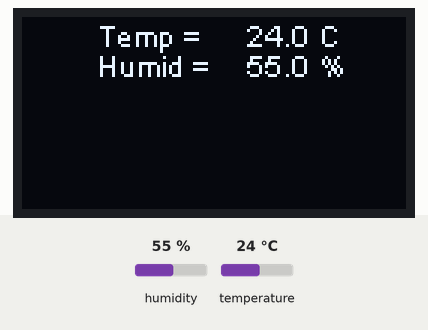
Simulated run of this sketch. Board: ESP8266 (NodeMCU). Parts: 128×64 one-colour display. Inputs (shaded band) come from the test bench; at power-on: humidity 55 %, temperature 24 °C. WiFi joins after 1.5 s; servers stay silent unless stated; what the sketch prints to the serial monitor is not drawn.

Above: at 1.6 s.

The sketch:

esp2db_secure.ino
```cpp
#include <ESP8266WiFi.h>
#include <WiFiClient.h>
#include <WiFiClientSecure.h>

// Control OLED by NodeMCU ESP8266
#include <Wire.h>
#include <SH1106.h>
// DHT11
#include "DHT.h"
#define DHTPIN D3
#define DHTTYPE DHT11
DHT dht(DHTPIN, DHTTYPE);

//SSD1306 display(Addr,SCL,SDA);
SH1106 display(0x3c, D1, D2);

// Replace with your network credentials
const char* ssid     = "surapong_2g";
const char* password = "champ2231";
// Set your Static IP address
IPAddress local_IP(192, 168, 1, 2);
// Set your Gateway IP address
IPAddress gateway(192, 168, 1, 254);

IPAddress subnet(255, 255, 255, 0);
IPAddress primaryDNS(8, 8, 8, 8);   //optional
IPAddress secondaryDNS(8, 8, 4, 4); //optional

const int httpsPort = 443;  //HTTPS= 443 and HTTP = 80
const char fingerprint[] PROGMEM = "62 f8 bd 9a 9f 24 0c d5 58 3e 6c 26 39 3b 29 5b b4 a3 48 a6";

// REPLACE with your Domain name and URL path or IP address with path
const char* serverPath = "/phpScript/insertData.php";
const char* host = "192.168.1.1";

// Keep this API Key value to be compatible with the PHP code provided in the project page.
// If you change the apiKeyValue value, the PHP file /post-esp-data.php also needs to have the same key
String apiKeyValue = "tPmAT5Ab3j7F9";

String sensorName = "DHT11";
String sensorLocation = "myHome";

void setup() {
  Serial.begin(9600);
  dht.begin();
  display.init();

  // Configures static IP address
  if (!WiFi.config(local_IP, gateway, subnet, primaryDNS, secondaryDNS)) {
    Serial.println("STA Failed to configure");
  }

  WiFi.begin(ssid, password);
  Serial.println("Connecting");
  while(WiFi.status() != WL_CONNECTED) {
    delay(500);
    Serial.print(".");
  }
  Serial.println("");
  Serial.print("Connected to WiFi network with IP Address: ");
  Serial.println(WiFi.localIP());
  // dht_oled

}

void loop() {
  // dht_oled

  float h = dht.readHumidity();
  float t = dht.readTemperature();
  if(!isnan(t) && !isnan(h)){

  Serial.println("Temp = "+String(t,1)+" C");
  Serial.println("Humi = "+String(h,1)+" %");
  display.setFont(ArialMT_Plain_10);
  display.clear();
  display.drawString(25, 0, "Temp = ");
  display.drawString(75, 0, String(t, 1)+" C");
  display.drawString(25, 10, "Humid = ");
  display.drawString(75, 10, String(h, 1)+" %");
  display.display();
  delay(1000);

  //Check WiFi connection status
  if(WiFi.status()== WL_CONNECTED){
    // WiFiClient client;
    WiFiClientSecure httpsClient;    //Declare object of class WiFiClient

    Serial.println(host);

    Serial.printf("Using fingerprint '%s'\n", fingerprint);
    httpsClient.setFingerprint(fingerprint);
    httpsClient.setTimeout(15000); // 15 Seconds
    delay(1000);

    Serial.println("HTTPS Connecting");
    int r=0; //retry counter
    while((!httpsClient.connect(host, httpsPort)) && (r < 30)){
        delay(100);
        Serial.print(".");
        r++;
    }
    if(r==30) {
      Serial.println("Connection failed");
    }
    else {
      Serial.println("Connected to web");
    }
    // Prepare your HTTP POST request data
    String httpsRequest = String(serverPath) + "?api_key=" + apiKeyValue + "&sensor=" + sensorName
                          + "&location=" + sensorLocation + "&temp=" + String(t, 2)
                          + "&humid=" + String(h, 2) + "";
    Serial.print("requestHeader: ");
    Serial.println(httpsRequest);

    httpsClient.print(String("GET ") + httpsRequest + " HTTP/1.1\r\n" +
                "Host: " + host + "\r\n" +
                "Connection: close\r\n\r\n");

    Serial.println("Get packet detail : ");
    Serial.println(String("GET ") + httpsRequest + " HTTP/1.1\r\n" +
                "Host: " + host + "\r\n" +
                "Connection: close\r\n\r\n");
    Serial.println("request sent");

  }
  else {
    Serial.println("WiFi Disconnected");
  }
  //Send an HTTP POST request every 30 seconds
  delay(30000);
  }
  delay(1000);
  Serial.println("Cannot Read Data go to init loop");
}
```
